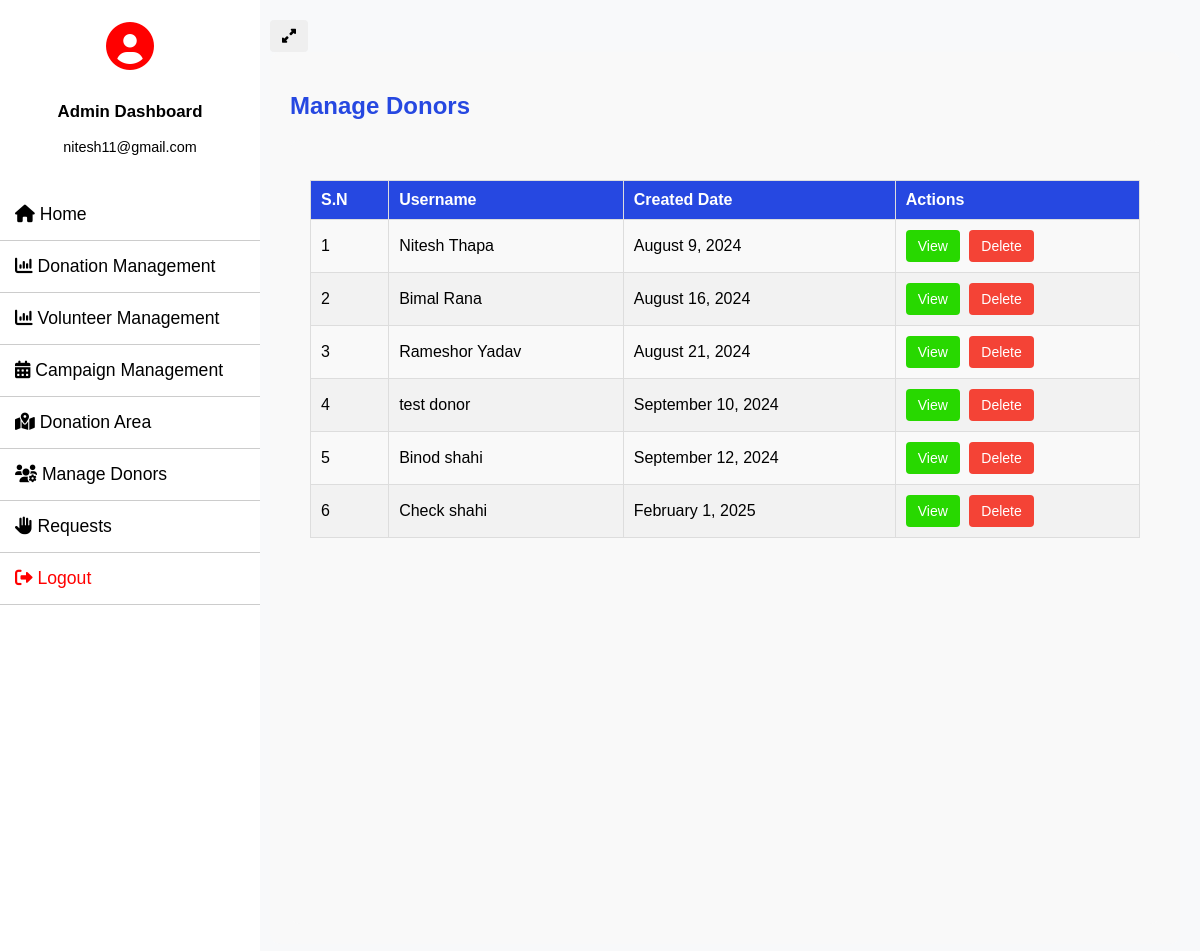
/manage_donors/ (signed in), run on the app's committed database.
### donor_management/models.py (models this page shows, shortened)
class Donor(models.Model):
    user = models.ForeignKey(User, on_delete=models.CASCADE, null=True)
    phone_number = models.CharField(max_length=15, null=True)
    address = models.CharField(max_length=100, null=True)
    district = models.CharField(max_length=100, null=True)
    country = models.CharField(max_length=100, null=True)
    created_at = models.DateTimeField(auto_now_add=True)
    amount_donated = models.DecimalField(max_digits=10, decimal_places=2, null=True)
    campaign = models.ForeignKey(Campaign, on_delete=models.CASCADE, related_name='donors', null=True)
    updated_at = models.DateTimeField(auto_now=True)

### Charity_Project/views.py (the view)
# urls.py: path('manage_donors/', manage_donors, name='manage_donors'),
@login_required
def manage_donors(request):
    donors = Donor.objects.exclude(user=None)
    return render(request, 'manage_donors.html', {"donors": donors})

### Charity_Project/templates/manage_donors.html (shortened to what this page needs)
{% extends 'admin_base.html' %}
{% block content %}
<div class="navbar">
    <h2>Manage Donors</h2>
</div>
<main>
    {% if donors %}
        <table class="table" id="example">
            <thead>
                <tr>
                    <th>S.N</th>
                    <th>Username</th>
                    <th>Created Date</th>
                    <th>Actions</th>
                </tr>
            </thead>
            <tbody>
                {% for donor in donors %}
                <tr>
                    <td>{{ forloop.counter }}</td>
                    <td>{{ donor.user.first_name }} {{ donor.user.last_name }}</td>
                    <td>{{ donor.created_at|date:"F j, Y" }}</td>
                    <td>
                        <a href="{% url 'view_donors_details' donor.id %}" class="btn btn-edit">View</a>
                        <form action="{% url 'delete_donors' donor.id %}" method="POST" style="display:inline;">
                            <button type="submit" class="btn btn-delete" onclick="return confirm('Are you sure you want to delete this donor?');">Delete</button>
                        </form>
                    </td>
                </tr>
                {% endfor %}
            </tbody>
        </table>
    {% else %}
        <div class="alert">
            No donors found.
        </div>
    {% endif %}
</main>
{% endblock %}

### Charity_Project/templates/admin_base.html (shortened to what this page needs)
<!DOCTYPE html>
<html lang="en">
<head>
    <link rel="stylesheet" href="https://cdnjs.cloudflare.com/ajax/libs/font-awesome/6.0.0-beta3/css/all.min.css">
</head>
<body>
    <div class="wrapper">
        <nav id="sidebar">
            <div class="sidebar-header">
                <div class="user-icon">
                    <i class="fas fa-user-circle" style="color: red;"></i>
                </div>
                <div class="user-info">
                    <h3>Admin Dashboard</h3>
                    <p>{{ request.user.email }}</p>
                </div>
            </div>
            <ul class="list-unstyled components">
                <li><a href="{% url 'admin_home' %}"> <i class="fa-solid fa-home"></i> Home</a></li>
                <li class="dropdown">
                    <a href="#" class="dropdown-toggle"><i class="fa-solid fa-chart-column"></i> Donation Management</a>
                </li>
                <li class="dropdown">
                    <a href="#" class="dropdown-toggle"><i class="fa-solid fa-chart-column"></i> Volunteer Management</a>
                </li>
                <li class="dropdown">
                    <a href="#" class="dropdown-toggle"><i class="fa-solid fa-calendar-days"></i> Campaign Management</a>
                </li>
                <li class="dropdown">
                    <a href="#" class="dropdown-toggle"><i class="fa-solid fa-map-location-dot"></i> Donation Area</a>
                </li>
                <li><a href="{% url 'manage_donors' %}"> <i class="fa-solid fa-users-gear"></i> Manage Donors</a></li>
                <li class="dropdown">
                    <a href="#" class="dropdown-toggle"><i class="fa-solid fa-hand"></i> Requests</a>
                </li>
                <li><a href="{% url 'logout' %}" style="color: red;"><i class="fa-solid fa-right-from-bracket" style="color: red;"></i> Logout</a></li>
            </ul>
        </nav>
        <div id="content">
            <nav class="navbar navbar-expand-lg navbar-light bg-light">
                <div class="container-fluid">
                    <button type="button" id="sidebarCollapse" class="btn btn-info" style="color:black">
                        <i class="fa-solid fa-up-right-and-down-left-from-center"></i>
                    </button>
                </div>
            </nav>
            <main>
                {% block content %}{% endblock %}
            </main>
        </div>
    </div>
    <link rel="stylesheet" href="https://cdn.datatables.net/2.1.3/css/dataTables.dataTables.css">
    <link rel="stylesheet" href="https://cdn.datatables.net/buttons/3.1.1/css/buttons.dataTables.css">
</body>
</html>

### Charity_Project/templates/manage_donors.html (style rules this page uses)
.navbar h2 { color: #2648e1; font-size: 24px; margin-bottom: 20px; }
main { padding: 20px; background: #f9f9f9; border-radius: 10px; min-height: calc(100vh - 56px); }
.table { width: 100%; margin-top: 20px; border-collapse: collapse; table-layout: auto; }
.table th, .table td { border: 1px solid #ddd; padding: 10px; text-align: left; font-size: 16px; }
.table th { background-color: #2648e1; color: #fff; }
.table tbody tr:nth-child(even) { background-color: #f2f2f2; }
.btn { padding: 8px 12px; border-radius: 4px; color: white; text-decoration: none; font-size: 14px; transition: background-color 0.3s ease; cursor: pointer; border: none; }
.btn-edit { background-color: #28d800; margin-right: 5px; }
.btn-delete { background-color: #f44336; }

### Charity_Project/templates/admin_base.html (style rules this page uses)
body { font-family: 'Arial', sans-serif; background-color: #f8f9fa; margin: 0; padding: 0; overflow-x: hidden; }
.wrapper { display: flex; width: 100%; transition: margin-left 0.3s; }
#sidebar { min-width: 260px; max-width: 250px; background: #ffffff; color: #000000; transition: all 0.3s; position: fixed; height: 100%; overflow: auto; z-index: 1000; }
#sidebar .sidebar-header { padding: 20px; background: #ffffff; display: flex; align-items: center; justify-content: center; flex-direction: column; text-align: center; }
#sidebar .sidebar-header .user-icon { font-size: 3em; margin-bottom: 10px; color: #000000; }
#sidebar .sidebar-header .user-info { color: #000000; font-size: 0.9em; }
#sidebar ul.components { padding: 0; list-style: none; margin: 0; }
#sidebar ul li { border-bottom: 1px solid #cccccc; position: relative; }
#sidebar ul li a { padding: 15px; display: block; color: #000000; text-decoration: none; font-size: 1.1em; transition: background 0.3s; }
#content { width: 100%; padding: 20px; min-height: 100vh; transition: all 0.3s; margin-left: 250px; }

### data on the page
Donor: user.first_name "Nitesh", user.last_name "Thapa", created_at "August 9, 2024"
Donor: user.first_name "Bimal", user.last_name "Rana", created_at "August 16, 2024"
Donor: user.first_name "Rameshor", user.last_name "Yadav", created_at "August 21, 2024"
Donor: user.first_name "test", user.last_name "donor", created_at "September 10, 2024"
Donor: user.first_name "Binod", user.last_name "shahi", created_at "September 12, 2024"
Donor: user.first_name "Check", user.last_name "shahi", created_at "February 1, 2025"

### other printed values
{{ request.user.email }} "nitesh11@gmail.com"
